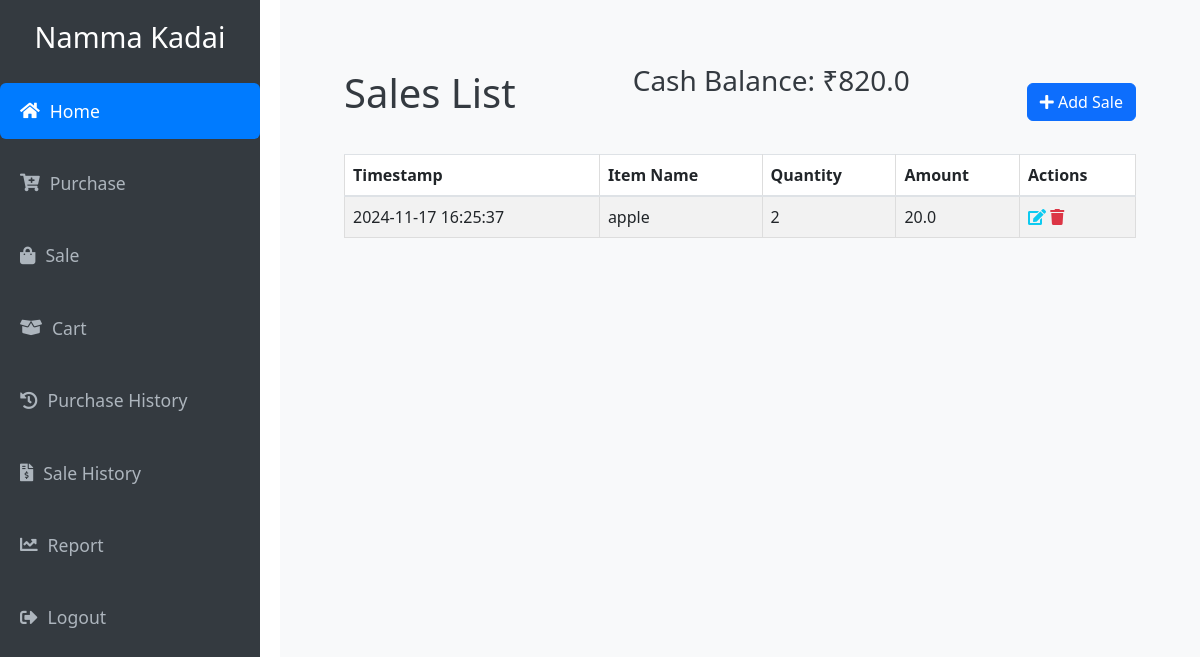
The app's page /sale (signed in), older data.
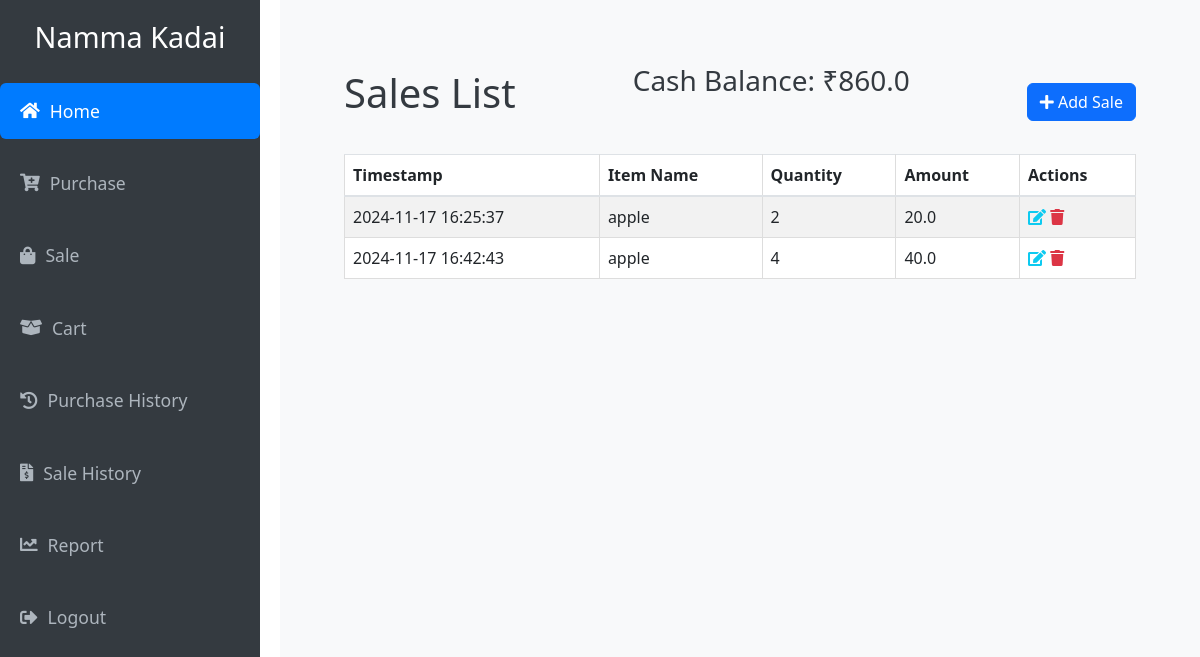
The same page, newer data.
### Namma_Kadai/models.py (models this page shows)
class Company(db.Model):
    id = db.Column(db.Integer, primary_key=True)
    company_name = db.Column(db.String(150),unique=True, nullable=False)
    cash_balance = db.Column(db.Float, nullable=False, default=1000.00)
    user_id = db.Column(db.Integer, db.ForeignKey('user.id'), nullable=False)
    purchases = db.relationship('Purchase', backref='company_purchase', lazy=True)
    items = db.relationship('Item', backref='company', lazy=True)
    sales = db.relationship('Sales', backref='sales_company', lazy=True)

class Sales(db.Model):
    id = db.Column(db.Integer, primary_key=True)
    item_id = db.Column(db.Integer, db.ForeignKey('item.id'), nullable=False)
    company_id = db.Column(db.Integer, db.ForeignKey('company.id'), nullable=False)
    qty = db.Column(db.Integer, nullable=False)
    rate = db.Column(db.Float, nullable=False)
    amount = db.Column(db.Float, nullable=False)
    timestamp = db.Column(db.DateTime, default=lambda: datetime.now(pytz.timezone('Asia/Kolkata')))
    item = db.relationship('Item', backref='sales_records', lazy=True)
    company = db.relationship('Company', backref='company_sales', lazy=True)

class Item(db.Model):
    id = db.Column(db.Integer, primary_key=True)
    item_name = db.Column(db.String(150), nullable=False)
    qty = db.Column(db.Integer, nullable=False, default=0)
    rate = db.Column(db.Float, nullable=False,)  # New field for the rate of the item
    company_id = db.Column(db.Integer, db.ForeignKey('company.id'), nullable=False)
    sales = db.relationship('Sales', backref='item_relation', lazy=True)

### Namma_Kadai/routes.py (the view)
@app.route('/sale',methods=['GET','POST'])
@login_required
def sale_list():
    sales = Sales.query.all()
    return render_template('sale_list.html', sales=sales)

### Namma_Kadai/routes.py (called while the page is built)
@login_manager.user_loader
def load_user(user_id):
    return User.query.get(int(user_id))

### Namma_Kadai/templates/sale_list.html (shortened to what this page needs)
{% extends "base.html" %}
{% block content %}
<div class="container">
    <div class="d-flex justify-content-between align-items-center my-4">
        <h1>Sales List</h1>
        {% if current_user.is_authenticated %}
        <div class="row mb-4">
            <div class="col-md-12 text-right">
                <h3>Cash Balance: ₹{{ current_user.companies.cash_balance }}</h3>
            </div>
        </div>
        {% endif %}
        <a href="{{url_for('add_sale')}}" class="btn btn-primary">
            <i class="fas fa-plus"></i> Add Sale
        </a>
    </div>
    <table class="table table-striped">
        <thead>
            <tr>
                <th>Timestamp</th>
                <th>Item Name</th>
                <th>Quantity</th>
                <th>Amount</th>
                <th>Actions</th>
            </tr>
        </thead>
        <tbody>
            {% for sale in sales %}
            <tr>
                <td>{{ sale.timestamp.strftime('%Y-%m-%d %H:%M:%S') }}</td>
                <td>{{ sale.item.item_name }}</td>
                <td>{{ sale.qty }}</td>
                <td>{{ sale.amount }}</td>
                <td class="table-actions">
                    <a href="#" class="text-info"><i class="fas fa-edit"></i></a>
                    <a href="#" class="text-danger"><i class="fas fa-trash"></i></a>
                </td>
            </tr>
            {% endfor %}
        </tbody>
    </table>
</div>
{% endblock %}

Row changes from the older to the newer data that the page shows:
changed Company: companies.cash_balance "820.0" → "860.0"
added Sales: timestamp "2024-11-17 16:42:43", item.item_name "apple", qty "4", amount "40.0"
